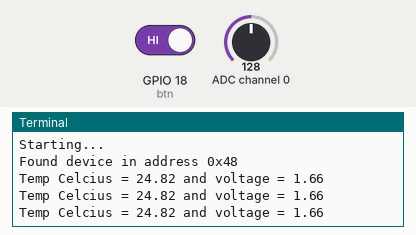
Recording of a program running on a simulated Raspberry Pi (BCM pin numbers). On the bench: the last lines printed to the terminal. The test bench sets the inputs (shaded band); at power-on: ADC channel 0 = 128, GPIO 18 (btn) HIGH (analog values on the 0–255 scale). The run ends when the program shuts the computer down. At 8.5 s the program puts the board to deep sleep or switches it off; the recording ends there.

Above: at 1.2 s.
1.3 s: ADC channel 0 set to 178
At 1.9 s:
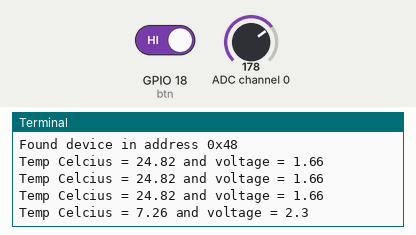
2.8 s: ADC channel 0 set to 224
At 3.4 s:
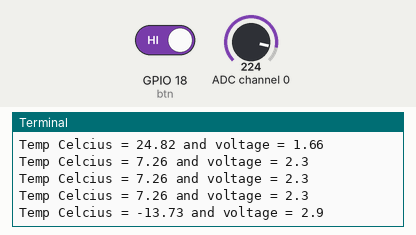
4.3 s: GPIO 18 (btn) driven LOW
Timing chart, 0 to 7.3 s (numbered marks = the images above; inputs shaded):
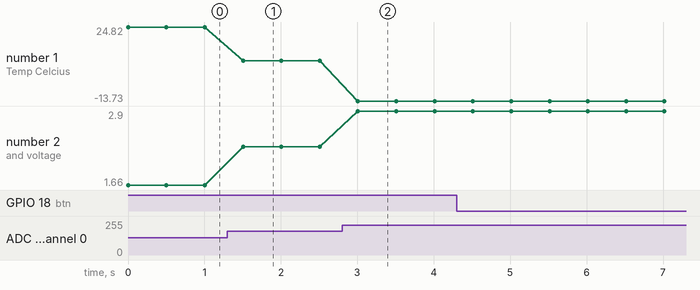

Measured:
- after the input at 1.3 s, the terminal: prints a new line after 0.21 s (image 1)
- after the input at 2.8 s, the terminal: prints a new line after 0.21 s (image 2)
- plotted number 1: 24.82 → 7.26 after the input at 1.3 s, 7.26 → -13.73 after the input at 2.8 s
- plotted number 2: 1.66 → 2.3 after the input at 1.3 s, 2.3 → 2.9 after the input at 2.8 s

The program:

RPiTempShutdown.py
```python
import os
from gpiozero import Button
import RPi.GPIO as GPIO
from ADCDevice import *
import time
import math

def shutdown():
    print('Button pressed- system shutting down...')
    os.system('sudo shutdown -h now')

def print_test():
    print('Button pressed, system shutting down')

def setup():
    global adc
    if(adc.detectI2C(0x48)):
        adc = PCF8591()
    else:
        print("No ADC found")

def loop():
    while True:
        if btn.is_held:
            destroy()
            shutdown()
            # print_test()
            # break
        else:
            value = adc.analogRead(0)
            voltage = value/255.0*3.3
            Rt = 10*voltage/(3.3-voltage)
            tempK = 1/(1/(273.15 + 25) + math.log(Rt/10)/3950.0)
            tempC = tempK - 273.15
            print(f"Temp Celcius = {round(tempC, 2)} and voltage = {round(voltage, 2)}")
            time.sleep(0.5)

def destroy():
    adc.close()
    GPIO.cleanup()

# Set up GPIO interactions
btn = Button(18, hold_time=4)

# Action code for when the button ir pressed
if __name__ == "__main__":
    adc = ADCDevice()
    print("Starting...")
    try:
        setup()
        loop()
    except KeyboardInterrupt:
        destroy()
```
